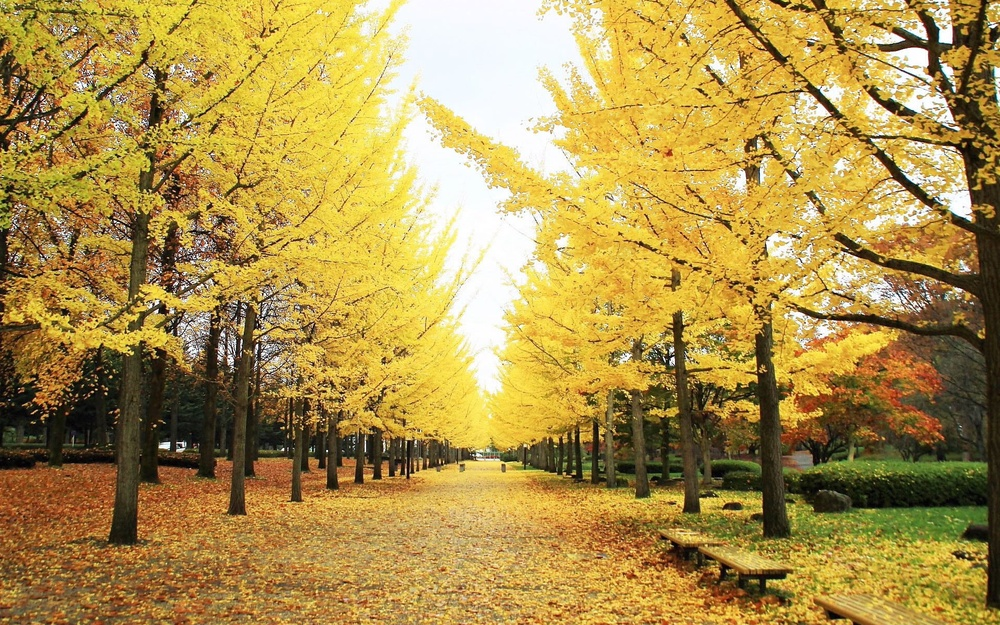
//> input picture resource/bg.jpg, 1000 x 625 px, shrunk from 1920 x 1200 before the run
$ ./dft_idft   (built with g++ and OpenCV 4)
//> lines starting //> are read from the running program, lines starting //| are printed output that depends on the picture
//
//  dft_idft.cpp
//  ex_dft_idft
//
//  Created by 吴炎强 on 2020/7/9.
//  Copyright © 2020 johnwu. All rights reserved.
//

#include <iostream>
#include <opencv2/opencv.hpp>

using std::cout;
using std::endl;
using namespace std;

int main(int argc, char** argv) {
string path = "/Users/wuyanqiang/Documents/opencv/TestOpenCV/resource/bg.jpg";
    cv::Mat A = cv::imread(path, 0);
//> A: 625 rows x 1000 cols, CV_8UC1; min 0, max 255, mean 146.3

    cv::Size patchSize(100, 100);
    cv::Point topleft(A.cols / 2, A.rows /2);
//> topleft = Point(500, 312)
    cv::Rect roi(topleft.x, topleft.y, patchSize.width, patchSize.height);
//> roi = Rect(500, 312, 100, 100)
    cv::Mat B = A(roi);

    int dft_M = cv::getOptimalDFTSize(A.rows + B.rows - 1);
//> dft_M = 729
    int dft_N = cv::getOptimalDFTSize(A.cols + B.cols - 1);
//> dft_N = 1125

    cv::Mat dft_A = cv::Mat::zeros(dft_M, dft_N, CV_32F);
    cv::Mat dft_B = cv::Mat::zeros(dft_M, dft_N, CV_32F);

    cv::Mat dft_A_part = dft_A(cv::Rect(0, 0, A.cols, A.rows));
    cv::Mat dft_B_part = dft_B(cv::Rect(0, 0, B.cols, B.rows));

    A.convertTo(dft_A_part, dft_A_part.type(), 1, -mean(A)[0]);
    B.convertTo(dft_B_part, dft_B_part.type(), 1, -mean(B)[0]);
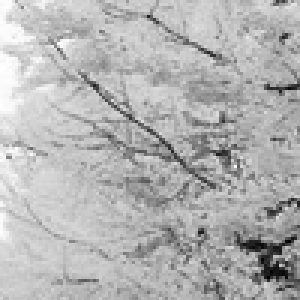
//> dft_B_part: 100 rows x 100 cols, CV_32FC1 (shown 3 times larger); min -156.2, max 65.8, mean 0; drawn with min black and max white

    cv::dft(dft_A, dft_A, 0, A.rows);
    cv::dft(dft_B, dft_B, 0, B.rows);
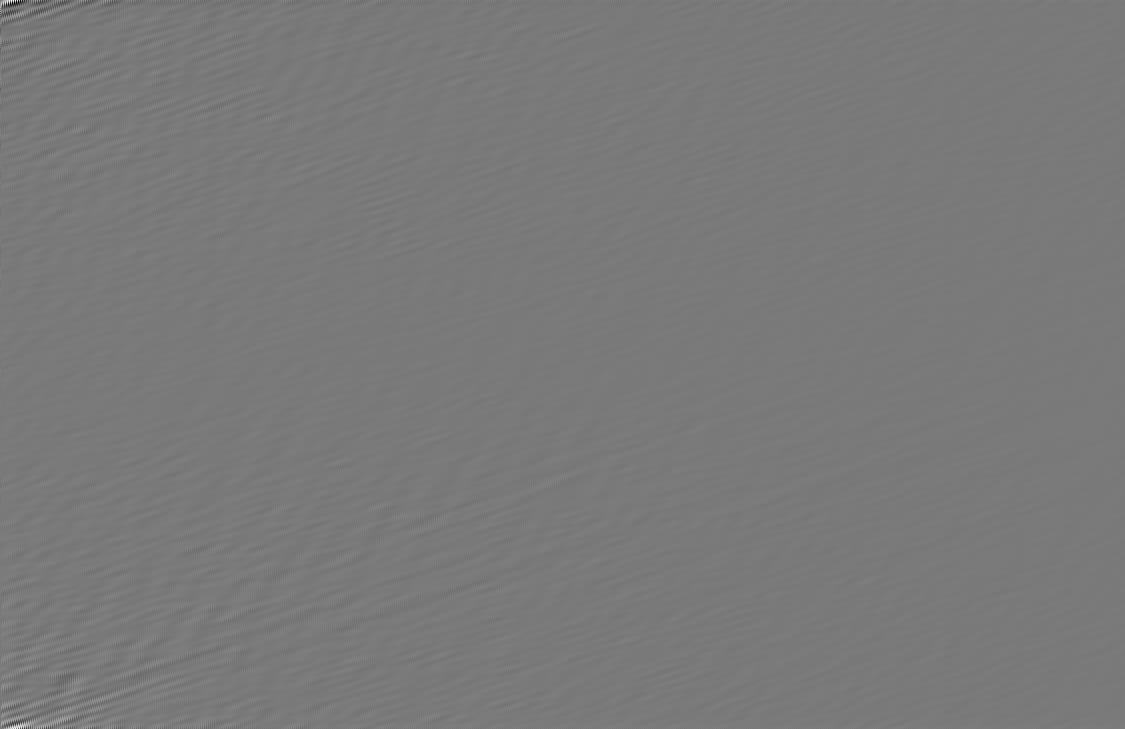
//> dft_B: 729 rows x 1125 cols, CV_32FC1; min -104576.8, max 114126.3, mean -6.4; drawn with min black and max white

    // set the last parameter to false to compute convolution instead of correlation
    //
    cv::mulSpectrums(dft_A, dft_B, dft_A, 0, true);
    cv::idft(dft_A, dft_A, cv::DFT_SCALE, A.rows + B.rows - 1);

    cv::Mat corr = dft_A(cv::Rect(0, 0, A.cols + B.cols - 1, A.rows + B.rows - 1));
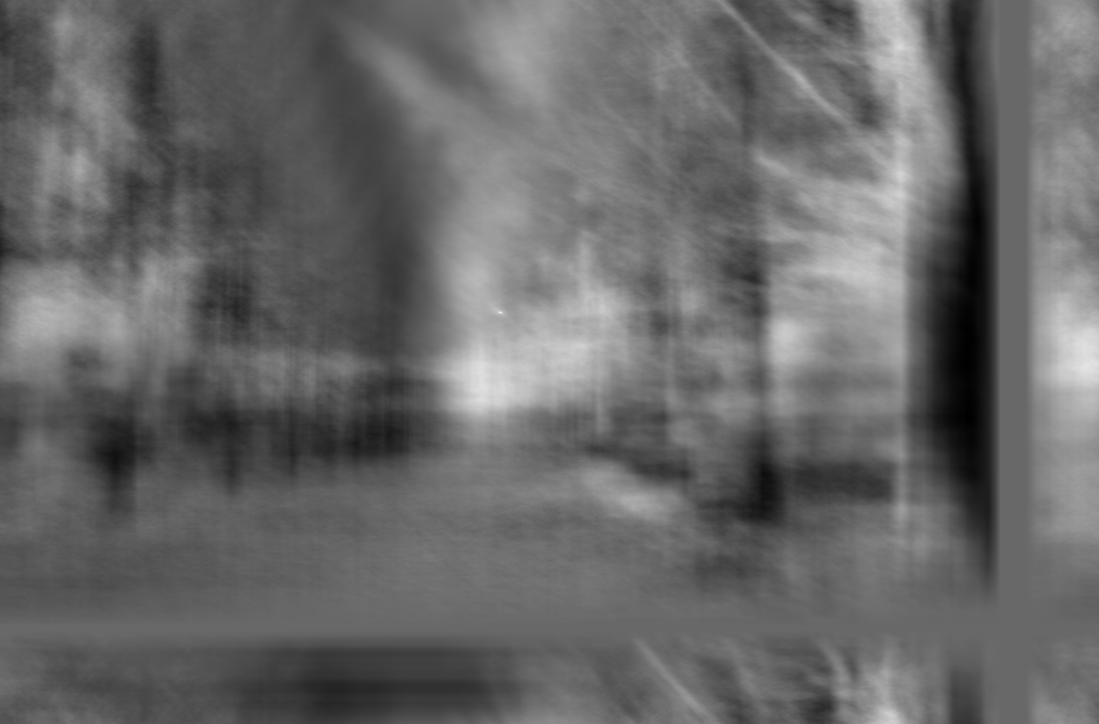
//> corr: 724 rows x 1099 cols, CV_32FC1; min -6653927, max 9573105, mean -15792.3; drawn with min black and max white
    cv::normalize(corr, corr, 0, 1, cv::NORM_MINMAX, corr.type());
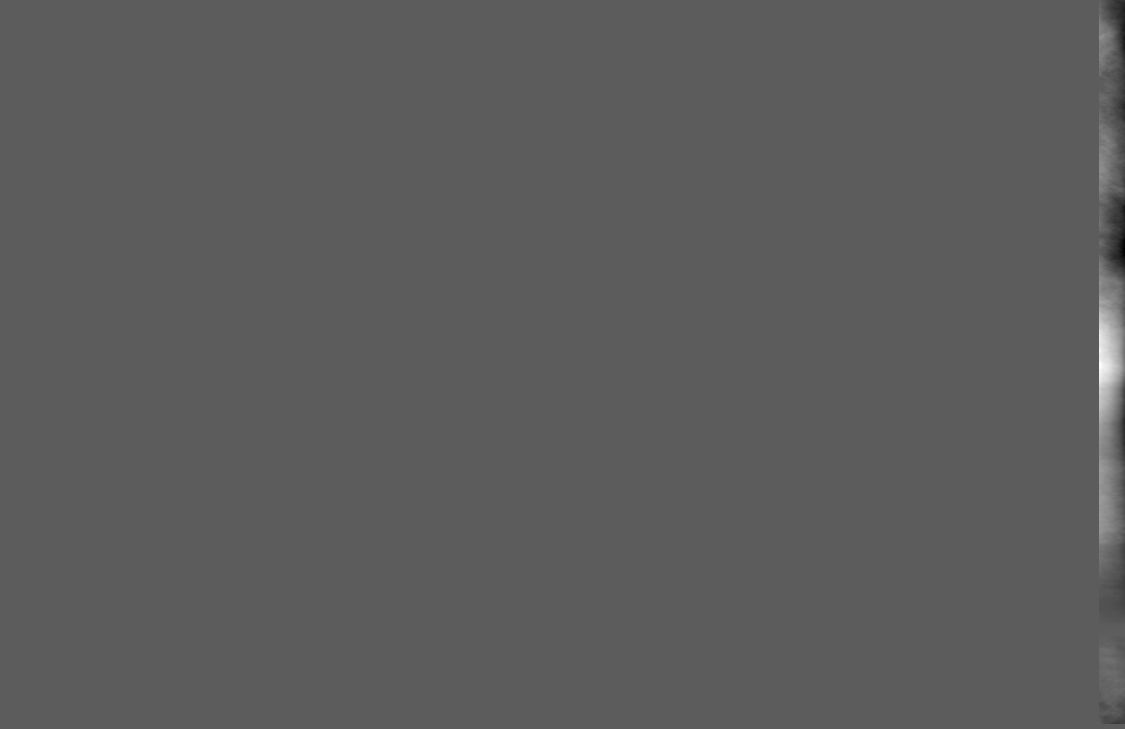
//> dft_A: 729 rows x 1125 cols, CV_32FC1; min -4216557, max 7351497, mean 15553.9; drawn with min black and max white
    cv::pow(corr, 3.0, corr);

    B ^= cv::Scalar::all(255);
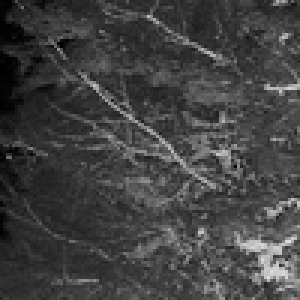
//> B: 100 rows x 100 cols, CV_8UC1 (shown 3 times larger); min 0, max 222, mean 65.8

    cv::imshow("Image", A);
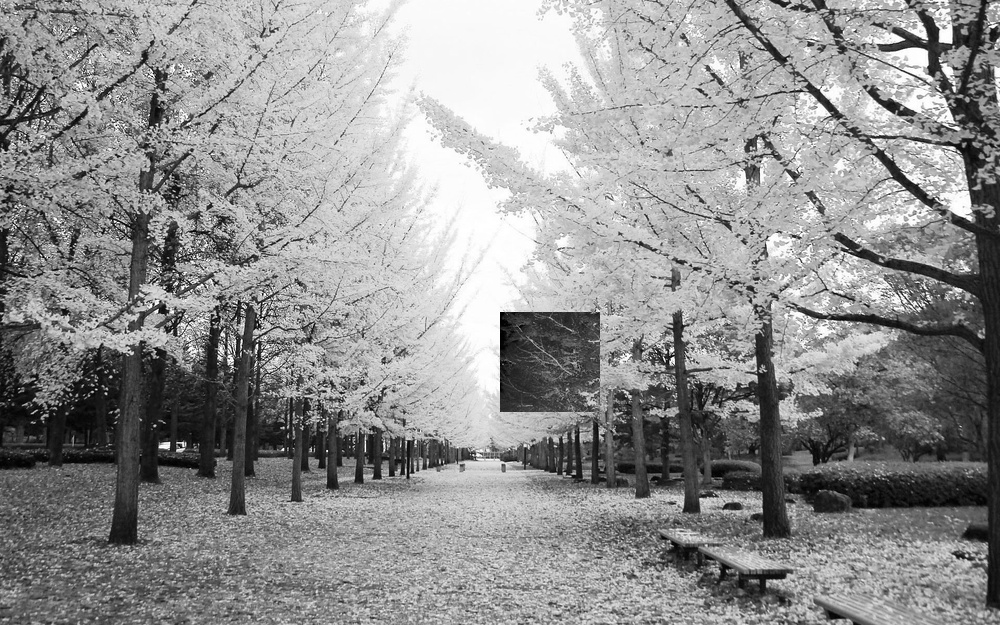
//> window 'Image': 625 rows x 1000 cols, CV_8UC1; min 0, max 255, mean 144.3
    cv::imshow("ROI", B);

    cv::imshow("Correlation", corr);
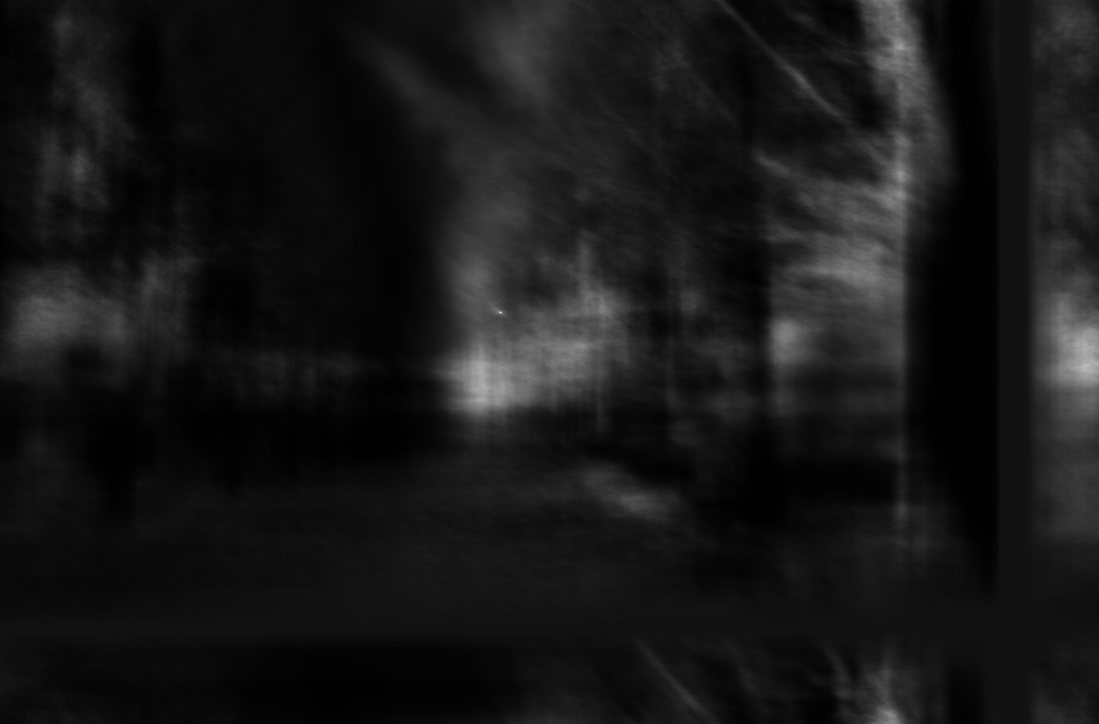
//> window 'Correlation': 724 rows x 1099 cols, CV_8UC1; min 0, max 255, mean 23
    cv::waitKey();

    return 0;
}

$ run again, with resource/HandIndoorColor.jpg copied over resource/bg.jpg
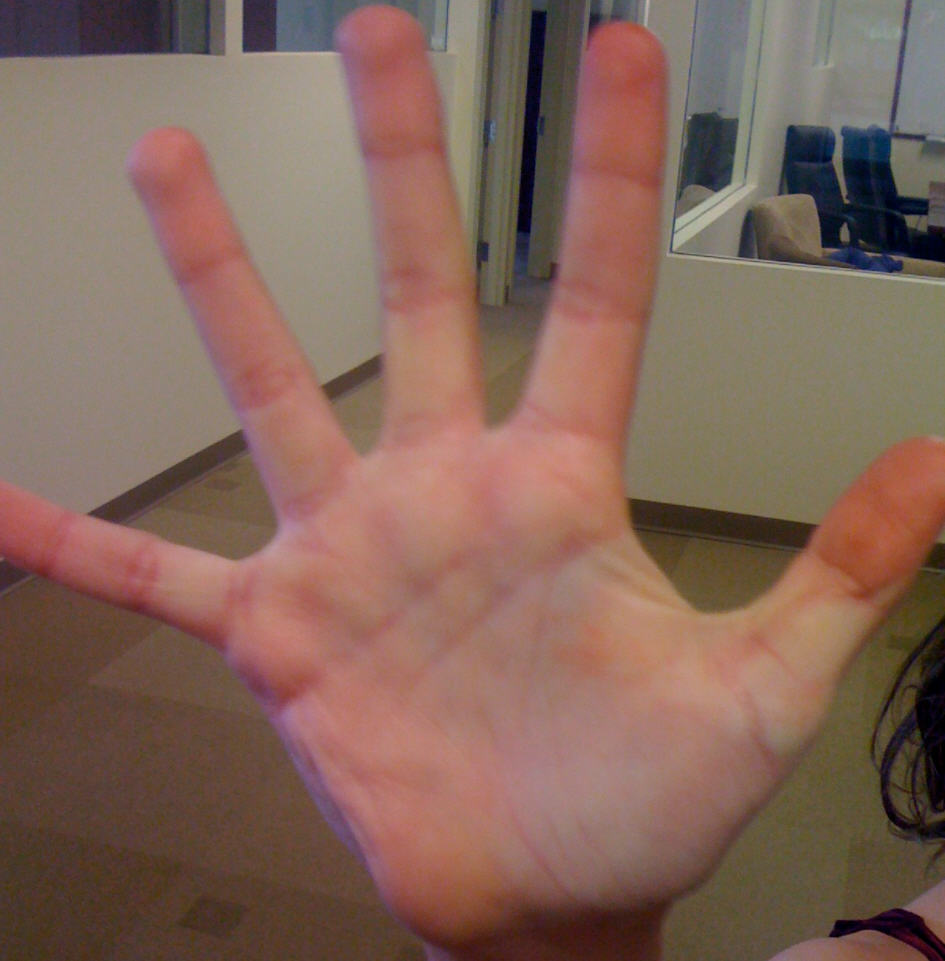
//> input picture resource/HandIndoorColor.jpg, 945 x 961 px
//> `cv::imshow("Image", A);`:
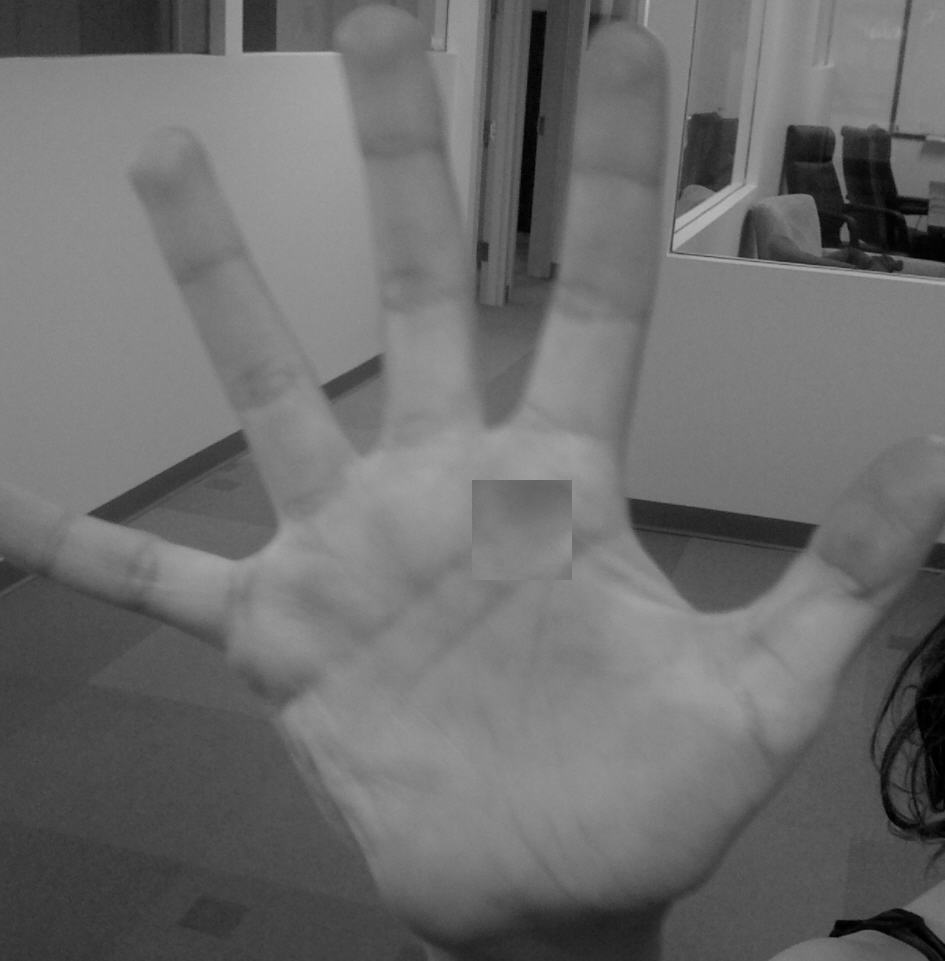
//> window 'Image': 961 rows x 945 cols, CV_8UC1; min 0, max 185, mean 108.9
//> `cv::imshow("Correlation", corr);`:
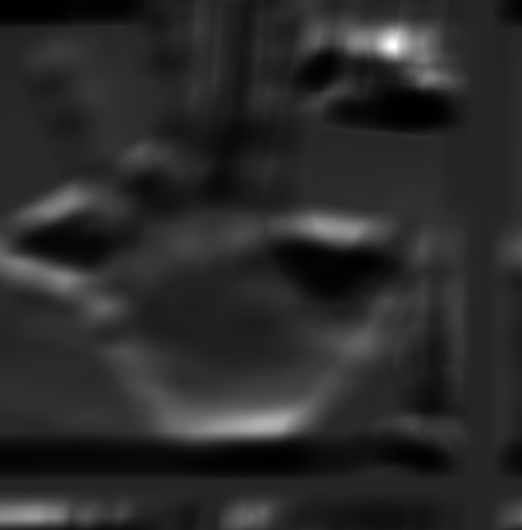
//> window 'Correlation': 1060 rows x 1044 cols, CV_8UC1 (shown at 1/2 size); min 0, max 255, mean 42.3

$ run again, with resource/HandOutdoorColor.jpg copied over resource/bg.jpg
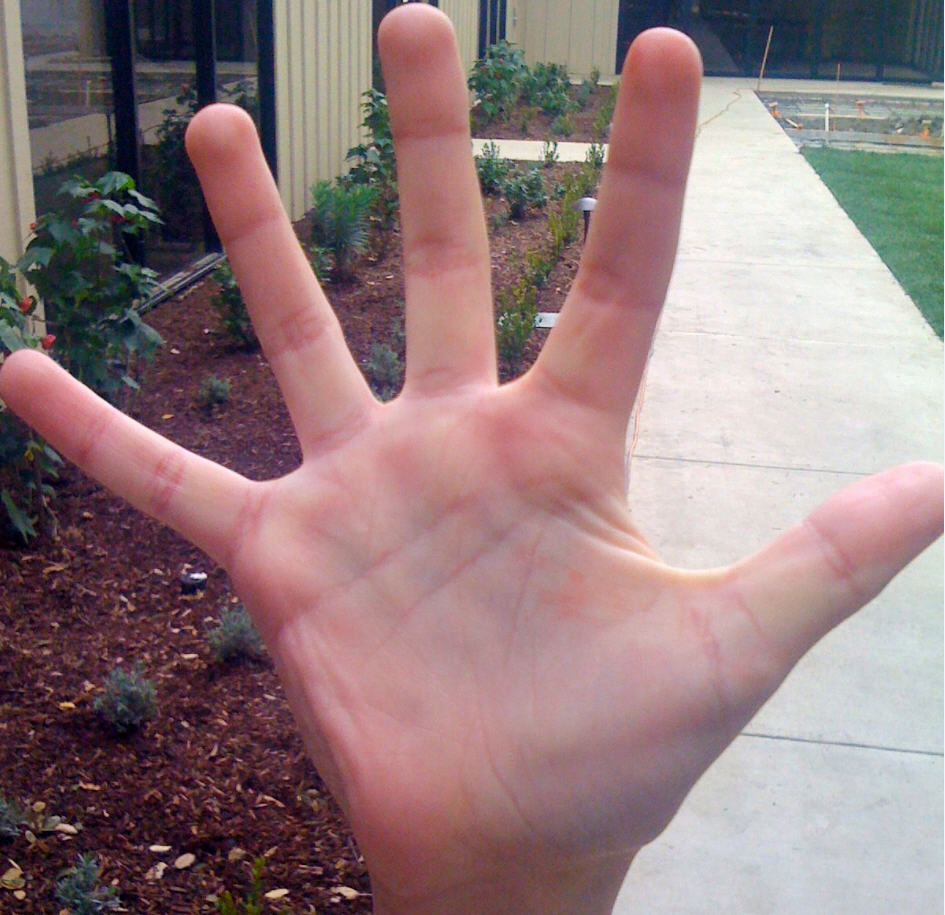
//> input picture resource/HandOutdoorColor.jpg, 945 x 915 px
//> `cv::imshow("Image", A);`:
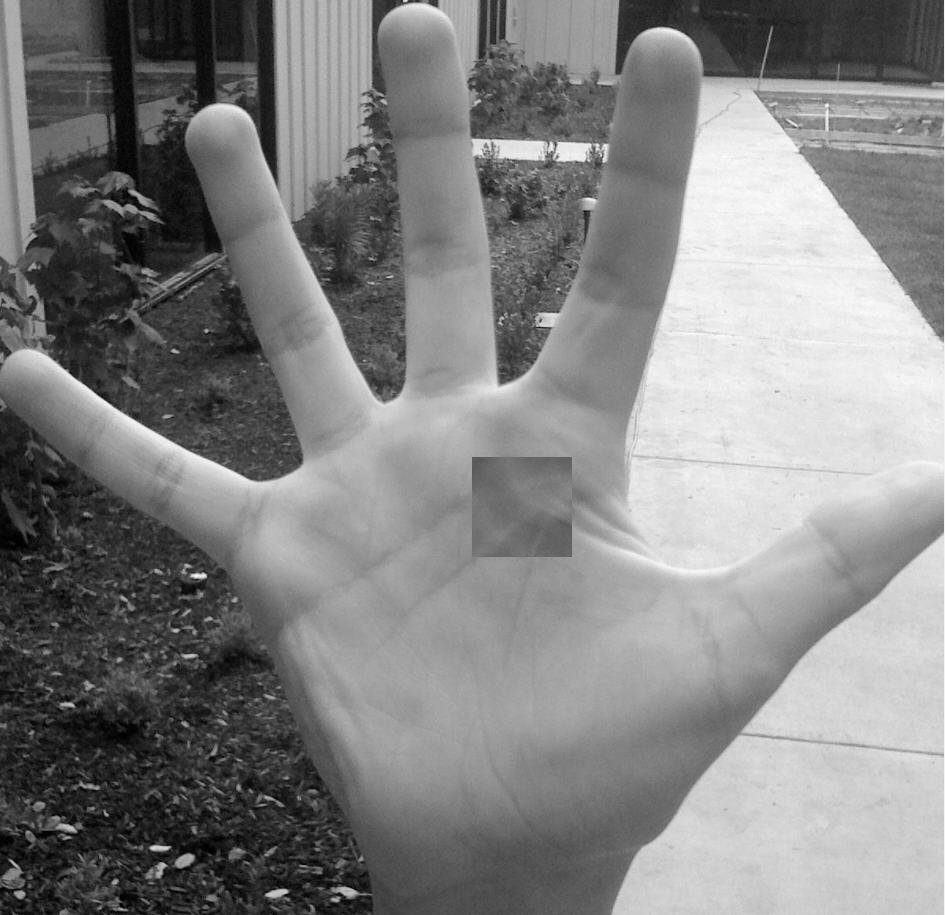
//> window 'Image': 915 rows x 945 cols, CV_8UC1; min 0, max 255, mean 130.5
//> `cv::imshow("Correlation", corr);`:
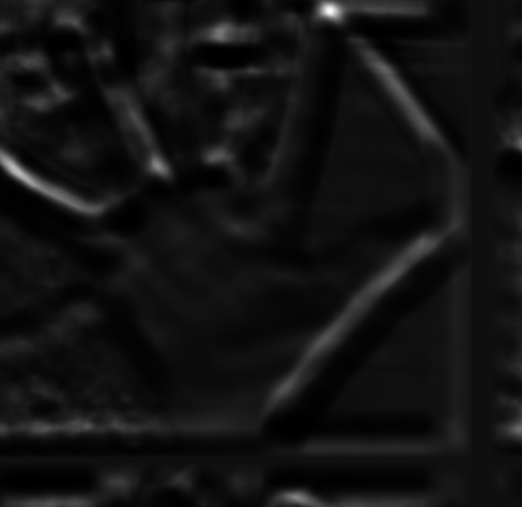
//> window 'Correlation': 1014 rows x 1044 cols, CV_8UC1 (shown at 1/2 size); min 0, max 255, mean 18.3
